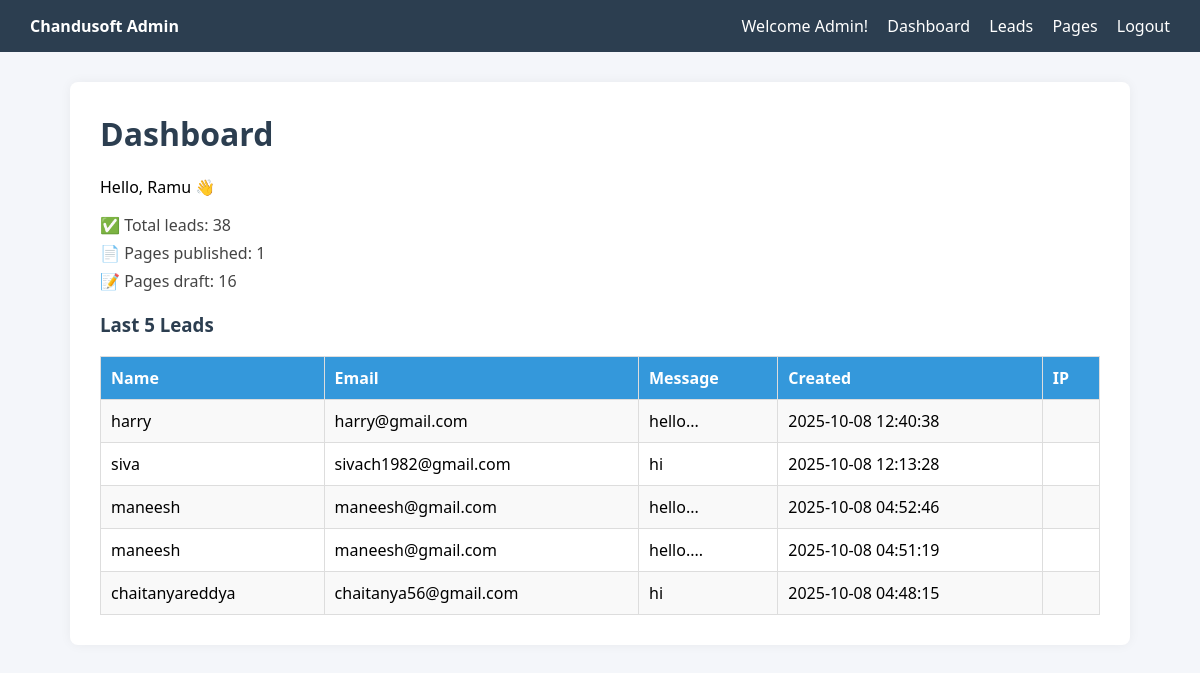
The app's page /dashboard.php (signed in), older data.
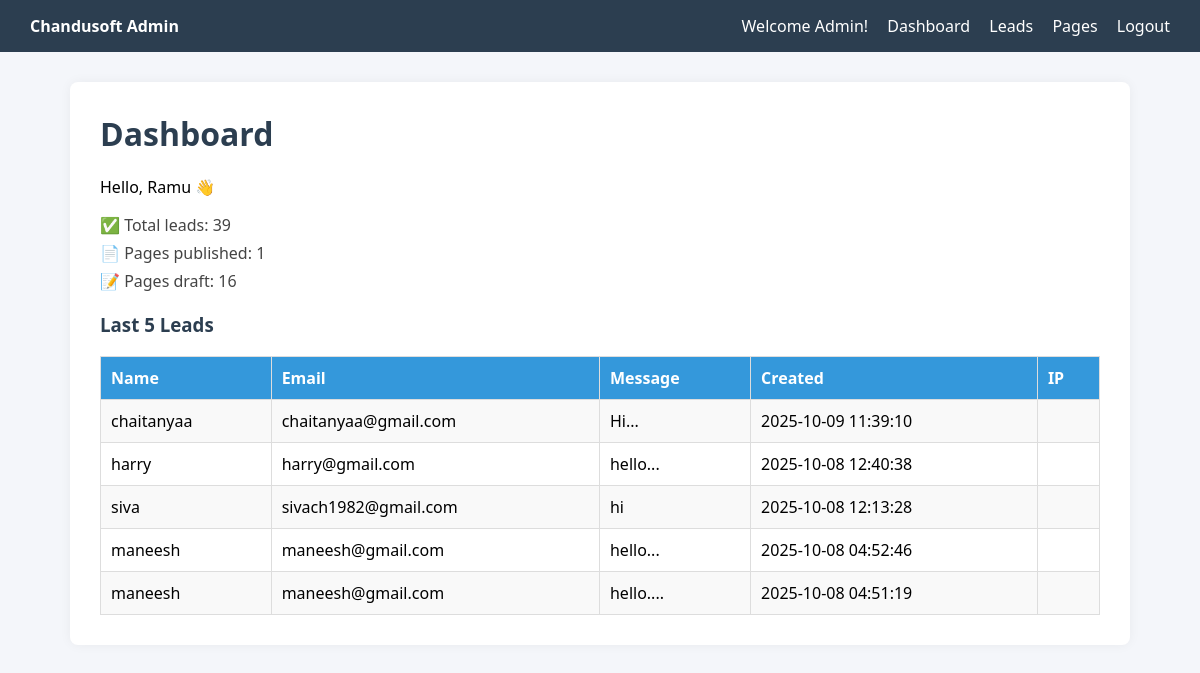
The same page, newer data.
### tables this page shows
CREATE TABLE `leads` (
  `id` int NOT NULL AUTO_INCREMENT,
  `name` varchar(100) NOT NULL,
  `email` varchar(100) NOT NULL,
  `message` text NOT NULL,
  `created_at` timestamp NULL DEFAULT CURRENT_TIMESTAMP,
  `ip` varchar(45) DEFAULT NULL,
  PRIMARY KEY (`id`)
);

### dashboard.php (the view, shortened to what this page needs)
<?php
require 'db.php';
$user = $_SESSION['user'];
$name = htmlspecialchars($user['name']);
$role = $user['role'] ?? 'user';
$totalLeads = $pdo->query("SELECT COUNT(*) FROM leads")->fetchColumn();
$publishedPages = $pdo->query("SELECT COUNT(*) FROM pages WHERE status = 'published'")->fetchColumn();
$draftPages = $pdo->query("SELECT COUNT(*) FROM pages WHERE status = 'draft'")->fetchColumn();
$stmt = $pdo->query("SELECT name, email, message, created_at FROM leads ORDER BY id DESC LIMIT 5");
$leads = $stmt->fetchAll(PDO::FETCH_ASSOC);
?>
<!DOCTYPE html>
<html>
<head>
</head>
<body>
<div class="navbar">
  <div><strong>Chandusoft Admin</strong></div>
  <div>
    <span>Welcome <?= htmlspecialchars(ucfirst($role)) ?>!</span>
    <a href="dashboard.php">Dashboard</a>
    <a href="admin-leads.php">Leads</a>
    <a href="pages.php">Pages</a>
    <a href="logout.php">Logout</a>
  </div>
</div>
<div class="container">
  <h1>Dashboard</h1>
  <p>Hello, <?= $name ?> 👋</p>
  <ul class="stats">
    <li>✅ Total leads: <?= $totalLeads ?></li>
    <li>📄 Pages published: <?= $publishedPages ?></li>
    <li>📝 Pages draft: <?= $draftPages ?></li>
  </ul>
  <h3>Last 5 Leads</h3>
  <table>
    <tr>
      <th>Name</th>
      <th>Email</th>
      <th>Message</th>
      <th>Created</th>
     <th>IP</th>
    </tr>
    <?php foreach ($leads as $lead): ?>
      <tr>
        <td><?= htmlspecialchars($lead['name']) ?></td>
        <td><?= htmlspecialchars($lead['email']) ?></td>
        <td><?= htmlspecialchars($lead['message']) ?></td>
        <td><?= htmlspecialchars($lead['created_at']) ?></td>
        <td><?= isset($lead['ip']) ? htmlspecialchars($lead['ip']) : '' ?></td>
      </tr>
    <?php endforeach; ?>
  </table>
</div>
</body>
</html>

### dashboard.php (style rules this page uses)
body { font-family: 'Segoe UI', sans-serif; background-color: #f4f6fa; margin: 0; padding: 0; }
.navbar { background-color: #2c3e50; padding: 15px 30px; display: flex; justify-content: space-between; align-items: center; color: white; }
.navbar a { color: white; margin-left: 15px; text-decoration: none; }
.container { max-width: 1000px; margin: 30px auto; background: white; padding: 30px; border-radius: 8px; box-shadow: 0 0 12px rgba(0, 0, 0, 0.05); }
h1, h2, h3 { margin-top: 0; color: #2c3e50; }
.stats { margin-bottom: 20px; list-style: none; padding: 0; }
.stats li { margin-bottom: 6px; color: #444; }
table { width: 100%; border-collapse: collapse; margin-top: 15px; }
th, td { padding: 10px; border: 1px solid #ddd; text-align: left; }
th { background-color: #3498db; color: white; }
tr:nth-child(even) { background-color: #f9f9f9; }

Row changes from the older to the newer data that the page shows:
no longer on this page (row unchanged): leads: name "chaitanyareddya", email "chaitanya56@gmail.com", message "hi", created_at "2025-10-08 04:48:15"
added leads: name "chaitanyaa", email "chaitanyaa@gmail.com", message "Hi...", created_at "2025-10-09 11:39:10"
Text that changed along with them:
$totalLeads: "38" → "39"
